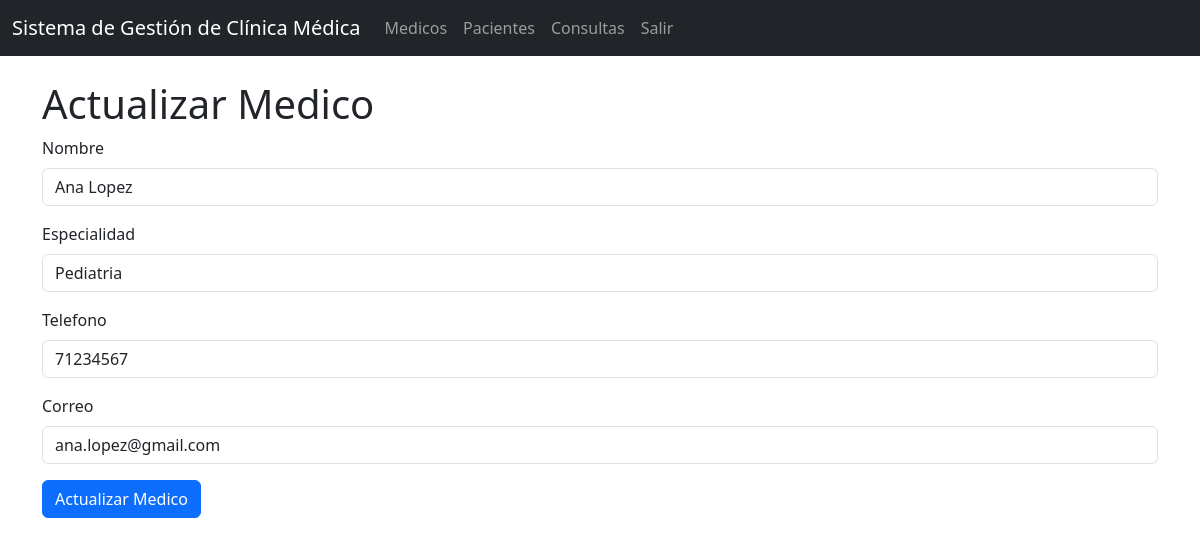
Screenshot of /medicos/edit/2 with the database file from the repository.
### models/Medico.py (models this page shows, shortened)
class Medico(db.Model):
    __tablename__ = 'medicos'
    id_medico = db.Column(db.Integer, primary_key = True)
    nombre = db.Column(db.String(255), nullable = False)
    especialidad = db.Column(db.String(100), nullable = False)
    telefono = db.Column(db.String(20), nullable = False)
    correo = db.Column(db.String(200), nullable = False)
    consultas = db.relationship('Consulta', back_populates='medico', cascade = 'all, delete')
    def get_by_id(id_medico):
        return Medico.query.get(id_medico)
    def delete(self):
        db.session.delete(self)
        db.session.commit()

### controllers/MedicoController.py (the view, shortened to what this page needs)
@medico_bp.route("/edit/<int:id_medico>", methods=['GET','POST'])
def edit(id_medico):
    medico = Medico.get_by_id(id_medico)
    return MedicoView.edit(medico)

### run.py (called while the page is built)
@app.context_processor
def inject_active_path():
    def is_active(path):
        return 'active' if request.path == path else ''
    return (dict(is_active=is_active))

### views/MedicoView.py (called while the page is built)
def edit(medico):
    return render_template('medicos/edit.html', medico=medico)

### templates/medicos/edit.html (shortened to what this page needs)
{% extends 'base.html' %}
{% block content %}
<br>
<h1>Actualizar Medico</h1>
<form action="{{ url_for('medico.edit', id_medico=medico.id_medico) }}" method="POST">
  <div class="mb-3">
    <label for="" class="form-label">Nombre</label>
    <input type="text" class="form-control" name="nombre" value="{{medico.nombre}}" required />
  </div>
  <div class="mb-3">
    <label for="" class="form-label">Especialidad</label>
    <input type="text" class="form-control" name="especialidad" value="{{medico.especialidad}}" required />
  </div>
  <div class="mb-3">
    <label for="" class="form-label">Telefono</label>
    <input type="tel" class="form-control" name="telefono" value="{{medico.telefono}}" required />
  </div>
  <div class="mb-3">
    <label for="" class="form-label">Correo</label>
    <input type="email" class="form-control" name="email" value="{{medico.correo}}" required />
  </div>
  <button type="submit" class="btn btn-primary">Actualizar Medico</button>
</form>
{% endblock %}

### rows the page displays
Medico: nombre "Ana Lopez", especialidad "Pediatria", telefono "71234567", email "ana.lopez@gmail.com"
